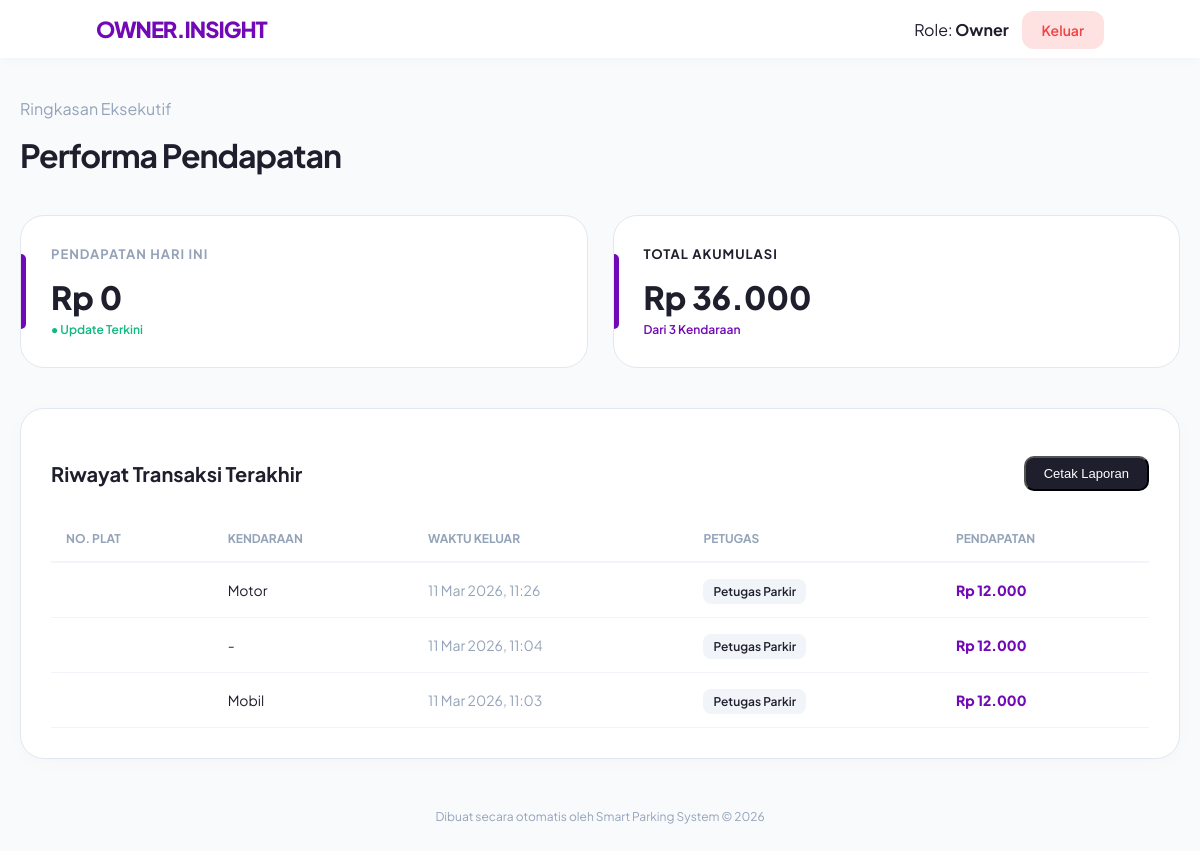
The app's page /owner_dashboard.php (signed in) with its own data.
### tables this page shows
CREATE TABLE `tb_transaksi` (
  `id_parkir` int(11) NOT NULL,
  `id_kendaraan` varchar(20) DEFAULT NULL,
  `waktu_masuk` datetime NOT NULL,
  `waktu_keluar` datetime DEFAULT NULL,
  `id_tarif` int(11) NOT NULL,
  `durasi_jam` int(11) DEFAULT 0,
  `biaya_total` int(11) DEFAULT 0,
  `status` enum('Selesai','Pending') DEFAULT 'Pending',
  `id_user` int(11) NOT NULL,
  `id_area` varchar(50) DEFAULT NULL
);

CREATE TABLE `tb_tarif` (
  `id_tarif` int(11) NOT NULL,
  `jenis_kendaraan` varchar(50) NOT NULL,
  `harga_dasar` int(11) DEFAULT NULL,
  `biaya_perjam` int(11) DEFAULT NULL,
  `biaya` int(11) NOT NULL
);

CREATE TABLE `tb_user` (
  `id_user` int(11) NOT NULL,
  `nama_lengkap` varchar(100) DEFAULT NULL,
  `username` varchar(50) NOT NULL,
  `password` varchar(255) NOT NULL,
  `role` varchar(50) NOT NULL,
  `status_aktif` tinyint(1) DEFAULT 1
);

### owner_dashboard.php (the view, shortened to what this page needs)
<?php
include 'koneksi.php';
$today = date('Y-m-d');
$query_total = mysqli_query($conn, "SELECT SUM(biaya_total) as grand FROM tb_transaksi WHERE status='Selesai'");
$res_total = ($query_total) ? mysqli_fetch_assoc($query_total) : ['grand' => 0];
$query_today = mysqli_query($conn, "SELECT SUM(biaya_total) as daily FROM tb_transaksi WHERE DATE(waktu_keluar) = '$today' AND status='Selesai'");
$res_today = ($query_today) ? mysqli_fetch_assoc($query_today) : ['daily' => 0];
$query_count = mysqli_query($conn, "SELECT COUNT(*) as jml FROM tb_transaksi WHERE status='Selesai'");
$res_count = ($query_count) ? mysqli_fetch_assoc($query_count) : ['jml' => 0];
$rekap = mysqli_query($conn, "SELECT t.*, tr.jenis_kendaraan, u.nama_lengkap as petugas
                              FROM tb_transaksi t
                              LEFT JOIN tb_tarif tr ON t.id_tarif = tr.id_tarif
                              LEFT JOIN tb_user u ON t.id_user = u.id_user
                              WHERE t.status = 'Selesai'
                              ORDER BY t.waktu_keluar DESC LIMIT 20");
?>
<!DOCTYPE html>
<html lang="id">
<head>
</head>
<body>
    <header class="top-header">
        <div class="logo">OWNER.INSIGHT</div>
        <div class="nav-actions">
            <span>Role: <strong>Owner</strong></span>
            <a href="logout.php" class="logout-btn">Keluar</a>
        </div>
    </header>
    <div class="main-container">
        <div class="welcome-header">
            <p>Ringkasan Eksekutif</p>
            <h1>Performa Pendapatan</h1>
        </div>
        <div class="stats-grid">
            <div class="stat-card">
                <h3>Pendapatan Hari Ini</h3>
                <div class="amount">Rp <?= number_format($res_today['daily'] ?? 0, 0, ',', '.') ?></div>
                <div class="desc">● Update Terkini</div>
            </div>
            <div class="stat-card" style="border-left: 1px solid #e2e8f0;">
                <h3 style="color: var(--secondary);">Total Akumulasi</h3>
                <div class="amount">Rp <?= number_format($res_total['grand'] ?? 0, 0, ',', '.') ?></div>
                <div class="desc" style="color: var(--primary);">Dari <?= $res_count['jml'] ?> Kendaraan</div>
            </div>
        </div>
        <div class="report-card">
            <h2>
                Riwayat Transaksi Terakhir
                <button class="print-btn" onclick="window.print()">Cetak Laporan</button>
            </h2>
            <table>
                <thead>
                    <tr>
                        <th>NO. PLAT</th>
                        <th>KENDARAAN</th>
                        <th>WAKTU KELUAR</th>
                        <th>PETUGAS</th>
                        <th>PENDAPATAN</th>
                    </tr>
                </thead>
                <tbody>
                    <?php if(mysqli_num_rows($rekap) > 0): ?>
                        <?php while($r = mysqli_fetch_assoc($rekap)): ?>
                        <tr>
                            <td class="plate-no"><?= strtoupper($r['no_plat']) ?></td>
                            <td><?= $r['jenis_kendaraan'] ?? '-' ?></td>
                            <td style="color: var(--gray);"><?= date('d M Y, H:i', strtotime($r['waktu_keluar'])) ?></td>
                            <td><span class="badge-petugas"><?= $r['petugas'] ?? 'Sistem' ?></span></td>
                            <td class="total-col">Rp <?= number_format($r['biaya_total'], 0, ',', '.') ?></td>
                        </tr>
                        <?php endwhile; ?>
                    <?php else: ?>
                        <tr>
                            <td colspan="5" style="text-align: center; padding: 40px; color: var(--gray);">Belum ada data transaksi yang selesai.</td>
                        </tr>
                    <?php endif; ?>
                </tbody>
            </table>
        </div>
        <div style="text-align: center; margin-top: 50px; color: var(--gray); font-size: 12px;">
            Dibuat secara otomatis oleh Smart Parking System &copy; 2026
        </div>
    </div>
</body>
</html>

### owner_dashboard.php (style rules this page uses)
:root { --bg: #f8fafc; --primary: #7209b7; --dark: #1e1e2d; --white: #ffffff; --gray: #94a3b8; --success: #10b981; }
body { margin: 0; font-family: 'Plus Jakarta Sans', sans-serif; background: var(--bg); color: var(--dark); }
.top-header { background: var(--white); padding: 15px 8%; display: flex; justify-content: space-between; align-items: center; box-shadow: 0 2px 10px rgba(0,0,0,0.03); position: sticky; top: 0; z-index: 100; }
.logo { font-weight: 800; font-size: 22px; color: var(--primary); letter-spacing: -1px; }
.nav-actions a { text-decoration: none; color: var(--dark); font-weight: 600; font-size: 14px; padding: 10px 20px; border-radius: 12px; transition: 0.3s; }
.logout-btn { background: #fee2e2; color: #ef4444 !important; margin-left: 10px; }
.main-container { max-width: 1200px; margin: 40px auto; padding: 0 20px; }
.welcome-header { margin-bottom: 40px; }
.welcome-header h1 { font-size: 32px; margin: 0; letter-spacing: -1px; }
.welcome-header p { color: var(--gray); margin-top: 5px; }
.stats-grid { display: grid; grid-template-columns: repeat(auto-fit, minmax(300px, 1fr)); gap: 25px; margin-bottom: 40px; }
.stat-card { background: var(--white); padding: 30px; border-radius: 24px; border: 1px solid #e2e8f0; position: relative; transition: transform 0.3s ease; }
.stat-card::after { content: ''; position: absolute; left: 0; top: 25%; height: 50%; width: 5px; background: var(--primary); border-radius: 0 5px 5px 0; }
.stat-card h3 { font-size: 13px; color: var(--gray); text-transform: uppercase; margin: 0; letter-spacing: 1px; }
.stat-card .amount { font-size: 32px; font-weight: 800; margin: 15px 0 5px 0; color: var(--dark); }
.stat-card .desc { font-size: 12px; color: var(--success); font-weight: 600; }
.report-card { background: var(--white); padding: 30px; border-radius: 24px; border: 1px solid #e2e8f0; box-shadow: 0 4px 20px rgba(0,0,0,0.02); }
.report-card h2 { font-size: 20px; margin-bottom: 25px; display: flex; justify-content: space-between; align-items: center; }
.print-btn { background: var(--dark); color: white; padding: 8px 18px; border-radius: 10px; font-size: 13px; text-decoration: none; cursor: pointer; }
table { width: 100%; border-collapse: collapse; }
th { text-align: left; padding: 15px; color: var(--gray); font-size: 12px; border-bottom: 2px solid #f1f5f9; }
td { padding: 18px 15px; border-bottom: 1px solid #f1f5f9; font-size: 14px; }
.plate-no { font-weight: 700; color: var(--dark); }
.badge-petugas { background: #f1f5f9; padding: 5px 10px; border-radius: 8px; font-size: 12px; font-weight: 600; }
.total-col { font-weight: 800; color: var(--primary); }

### records on screen
tb_transaksi: id_tarif.jenis_kendaraan "Motor", waktu_keluar "11 Mar 2026, 11:26", id_user.nama_lengkap "Petugas Parkir", biaya_total "12.000"
tb_transaksi: jenis_kendaraan "-", waktu_keluar "11 Mar 2026, 11:04", id_user.nama_lengkap "Petugas Parkir", biaya_total "12.000"
tb_transaksi: id_tarif.jenis_kendaraan "Mobil", waktu_keluar "11 Mar 2026, 11:03", id_user.nama_lengkap "Petugas Parkir", biaya_total "12.000"

### other values on screen
$res_today['daily'] "0"
$res_total['grand'] "36.000"
$res_count['jml'] "3"
